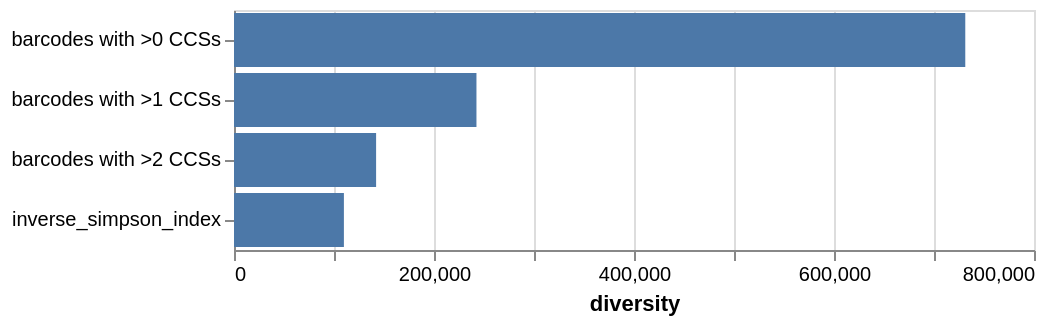

The code cell stored with this chart in its notebook:
### Code cell
# required CCSs per barcode to call consensus below
min_support = 3

# compute diversity statistics
diversity = (
    dms_variants.barcodes.inverse_simpson_index(barcodecounts.assign(library="ndm_pacbio"))
    .melt(
        id_vars="library",
        value_vars="inverse_simpson_index",
        var_name="metric",
        value_name="diversity",
    )
)

display(diversity)

for n in range(min_support):
    diversity = pd.concat(
        [
            diversity,
            barcodecounts.assign(library="ndm_pacbio")
            .query("count > @n")
            .groupby("library", as_index=False)
            .aggregate(diversity=pd.NamedAgg("barcode", "nunique"))
            .assign(metric=f"barcodes with >{n} CCSs"),
        ],
        ignore_index=True,
    )
diversity_chart = (
    alt.Chart(diversity)
    .encode(
        x=alt.X("diversity"),
        y=alt.Y("metric", title=None),
        tooltip=diversity.columns.tolist(),
    )
    .mark_bar()
    .properties(width=400, height=30 * (min_support + 1))
)
display(diversity_chart)

### Figure 1 — Vega-Lite specification as saved in the notebook (floating-point values rounded to 4 significant figures)
{"config": {"view": {"continuousWidth": 300, "continuousHeight": 300}}, "data": {"name": "data-34923b53a523b71c1396835f13101889"}, "mark": {"type": "bar"}, "encoding": {"tooltip": [{"field": "library", "type": "nominal"}, {"field": "metric", "type": "nominal"}, {"field": "diversity", "type": "quantitative"}], "x": {"field": "diversity", "type": "quantitative"}, "y": {"field": "metric", "title": null, "type": "nominal"}}, "height": 120, "width": 400, "$schema": "https://vega.github.io/schema/vega-lite/v6.1.0.json", "datasets": {"data-34923b53a523b71c1396835f13101889": [{"library": "ndm_pacbio", "metric": "inverse_simpson_index", "diversity": 109900.0}, {"library": "ndm_pacbio", "metric": "barcodes with >0 CCSs", "diversity": 731300.0}, {"library": "ndm_pacbio", "metric": "barcodes with >1 CCSs", "diversity": 242500.0}, {"library": "ndm_pacbio", "metric": "barcodes with >2 CCSs", "diversity": 142100.0}]}}
